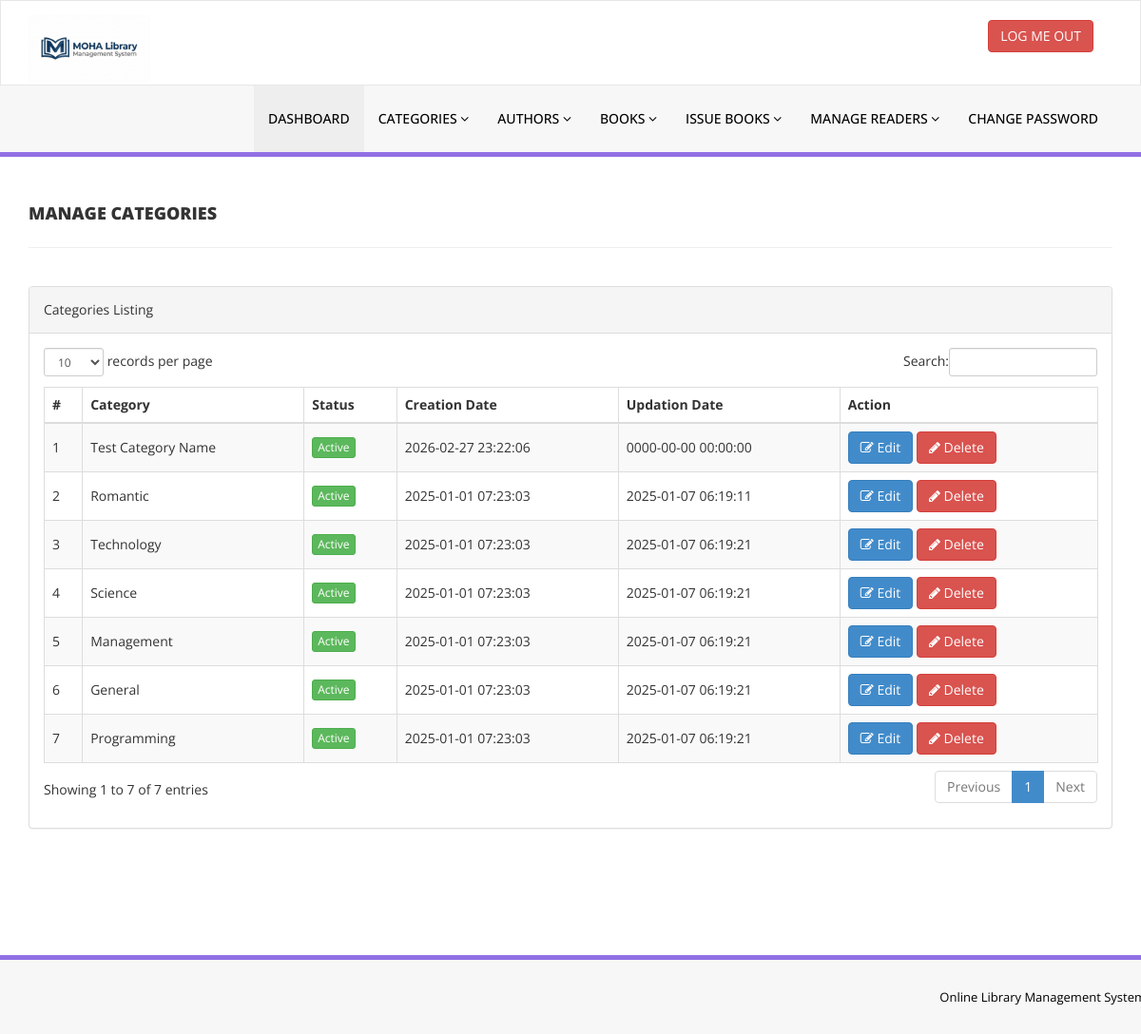
The app's page /admin/manage-categories.php (signed in) with its own data.
### tables this page shows
CREATE TABLE `tblcategory` (
  `id` int(11) NOT NULL,
  `CategoryName` varchar(150) DEFAULT NULL,
  `Status` int(1) DEFAULT NULL,
  `CreationDate` timestamp NULL DEFAULT current_timestamp(),
  `UpdationDate` timestamp NULL DEFAULT '0000-00-00 00:00:00' ON UPDATE current_timestamp()
);

### admin/manage-categories.php (the view, shortened to what this page needs)
<?php
include('includes/config.php');
if(strlen($_SESSION['alogin'])==0)
    {
header('location:index.php');
}
else{
    ?>
<!DOCTYPE html>
<html xmlns="http://www.w3.org/1999/xhtml">
<head>
    <link href="assets/css/bootstrap.css" rel="stylesheet" />
    <link href="assets/css/font-awesome.css" rel="stylesheet" />
    <link href="assets/js/dataTables/dataTables.bootstrap.css" rel="stylesheet" />
    <link href="assets/css/style.css" rel="stylesheet" />
</head>
<body>
<?php include('includes/header.php');?>
    <div class="content-wrapper">
         <div class="container">
        <div class="row pad-botm">
            <div class="col-md-12">
                <h4 class="header-line">Manage Categories</h4>
    </div>
     <div class="row">
</div>
        </div>
            <div class="row">
                <div class="col-md-12">
                    <div class="panel panel-default">
                        <div class="panel-heading">
                           Categories Listing
                        </div>
                        <div class="panel-body">
                            <div class="table-responsive">
                                <table class="table table-striped table-bordered table-hover" id="dataTables-example">
                                    <thead>
                                        <tr>
                                            <th>#</th>
                                            <th>Category</th>
                                            <th>Status</th>
                                            <th>Creation Date</th>
                                            <th>Updation Date</th>
                                            <th>Action</th>
                                        </tr>
                                    </thead>
                                    <tbody>
<?php $sql = "SELECT * from  tblcategory  order by creationDate DESC";
$query = $dbh -> prepare($sql);
$query->execute();
$results=$query->fetchAll(PDO::FETCH_OBJ);
$cnt=1;
if($query->rowCount() > 0)
{
foreach($results as $result)
{               ?>
                                        <tr class="odd gradeX">
                                            <td class="center"><?php echo htmlentities($cnt);?></td>
                                            <td class="center"><?php echo htmlentities($result->CategoryName);?></td>
                                            <td class="center"><?php if($result->Status==1) {?>
                                            <a href="#" class="btn btn-success btn-xs">Active</a>
                                            <?php } else {?>
                                            <a href="#" class="btn btn-danger btn-xs">Inactive</a>
                                            <?php } ?></td>
                                            <td class="center"><?php echo htmlentities($result->CreationDate);?></td>
                                            <td class="center"><?php echo htmlentities($result->UpdationDate);?></td>
                                            <td class="center">
                                            <a href="edit-category.php?catid=<?php echo htmlentities($result->id);?>"><button class="btn btn-primary"><i class="fa fa-edit "></i> Edit</button>
                                          <a href="manage-categories.php?del=<?php echo htmlentities($result->id);?>" onclick="return confirm('Are you sure you want to delete?');"" >  <button class="btn btn-danger"><i class="fa fa-pencil"></i> Delete</button>
                                            </td>
                                        </tr>
 <?php $cnt=$cnt+1;}} ?>
                                    </tbody>
                                </table>
                            </div>
                        </div>
                    </div>
                </div>
            </div>
    </div>
    </div>
  <?php include('includes/footer.php');?>
</body>
</html>
<?php } ?>

### admin/assets/css/style.css (style rules this page uses)
.content-wrapper { margin-top: 40px; min-height:800px; padding-bottom:90px; }
.header-line { font-weight:900; padding-bottom:25px; border-bottom:1px solid #eeeeee; text-transform:uppercase; }
.pad-botm { padding-bottom:30px; }
thead th { vertical-align: top !important; }
tbody td { vertical-align: middle !important; }

### records on screen
tblcategory: CategoryName "Test Category Name", Status "Active", CreationDate "2026-02-27 23:22:06", UpdationDate "0000-00-00 00:00:00"
tblcategory: CategoryName "Romantic", Status "Active", CreationDate "2025-01-01 07:23:03", UpdationDate "2025-01-07 06:19:11"
tblcategory: CategoryName "Technology", Status "Active", CreationDate "2025-01-01 07:23:03", UpdationDate "2025-01-07 06:19:21"
tblcategory: CategoryName "Science", Status "Active", CreationDate "2025-01-01 07:23:03", UpdationDate "2025-01-07 06:19:21"
tblcategory: CategoryName "Management", Status "Active", CreationDate "2025-01-01 07:23:03", UpdationDate "2025-01-07 06:19:21"
tblcategory: CategoryName "General", Status "Active", CreationDate "2025-01-01 07:23:03", UpdationDate "2025-01-07 06:19:21"
tblcategory: CategoryName "Programming", Status "Active", CreationDate "2025-01-01 07:23:03", UpdationDate "2025-01-07 06:19:21"
